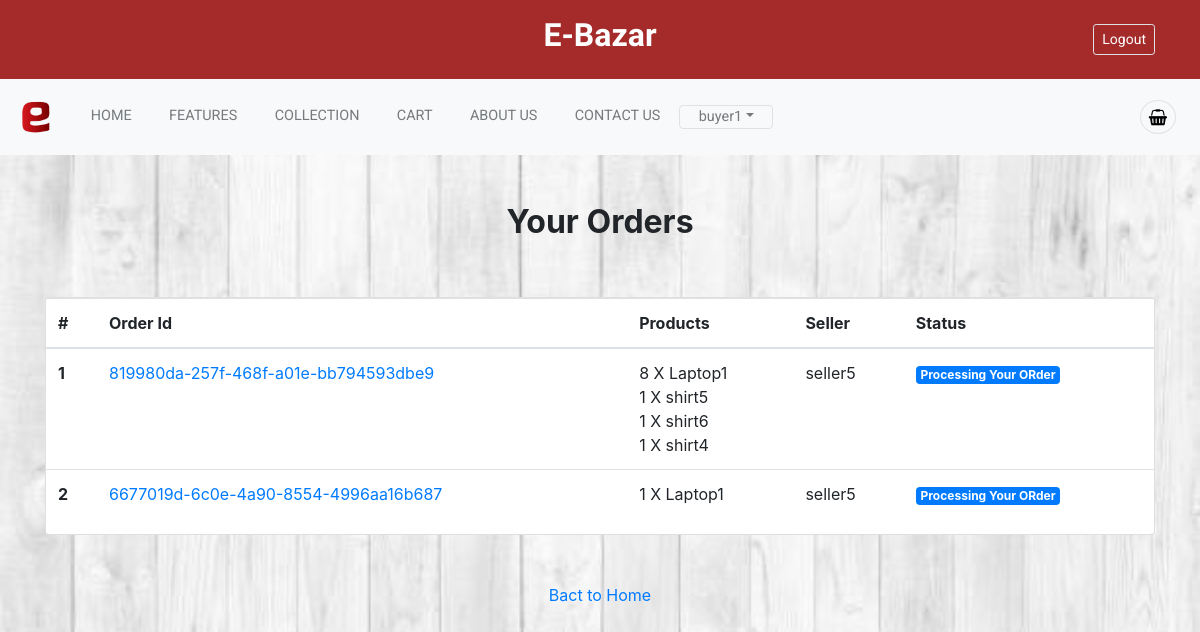
Page /payment/orders/ (signed in) on the earlier database version.
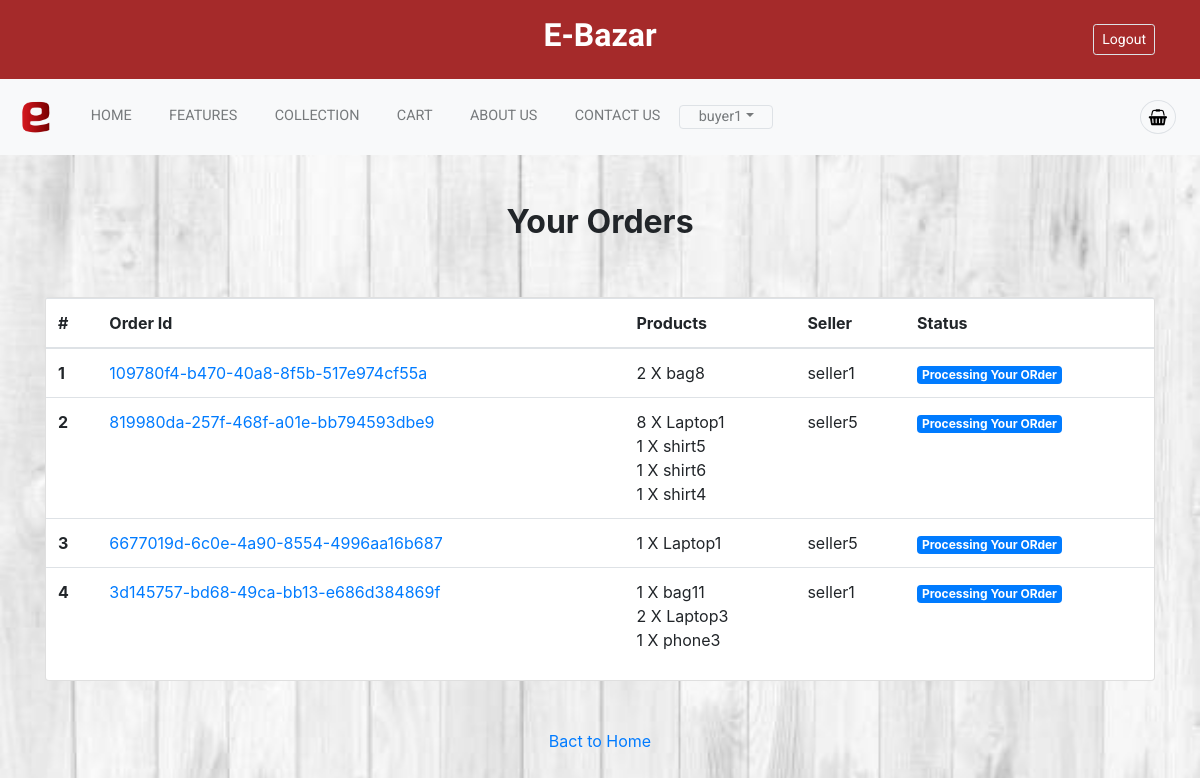
Same page on the later database version.
### App_Login/models.py (models this page shows)
class User(AbstractUser):
    is_seller = models.BooleanField(default=False)
    is_buyer = models.BooleanField(default=False)

### App_Order/models.py (models this page shows, shortened)
class Order(models.Model):
    orderitems = models.ManyToManyField(Cart)
    user = models.ForeignKey(settings.AUTH_USER_MODEL, on_delete=models.CASCADE)
    seller = models.ForeignKey(settings.AUTH_USER_MODEL, on_delete=models.CASCADE, related_name="order_seller_name",null=True)
    ordered = models.BooleanField(default=False)
    created = models.DateTimeField(auto_now_add=True)
    paymentId = models.CharField(max_length=264, blank=True, null=True)
    orderId = models.CharField(max_length=200, blank=True, null=True)

class Cart(models.Model):
    user = models.ForeignKey(settings.AUTH_USER_MODEL, on_delete=models.CASCADE, related_name="cart")
    item = models.ForeignKey(Product, on_delete=models.CASCADE,related_name='cart_product')
    quantity = models.IntegerField(default=1)
    purchased = models.BooleanField(default=False)
    created = models.DateTimeField(auto_now_add=True)
    updated = models.DateTimeField(auto_now=True)
    cupon=models.BooleanField(default=False)
    seller = models.ForeignKey(settings.AUTH_USER_MODEL, on_delete=models.CASCADE, related_name="cart_seller_name",null=True)
    def __str__(self):
        return f'{self.quantity} X {self.item}'

### App_Shop/models.py (models this page shows)
class Product(models.Model):
    seller=models.ForeignKey(User,on_delete=models.CASCADE,related_name='seller_name')
    category = models.ForeignKey(Category, on_delete=models.CASCADE, related_name='category')
    mainimage = models.ImageField(upload_to='Products')
    name = models.CharField(max_length=264)
    preview_text = models.TextField(max_length=200, verbose_name='Preview Text')
    detail_text = models.TextField(max_length=1000, verbose_name='Description')
    price = models.FloatField()
    old_price = models.FloatField(default=0.00)
    cupon_number=models.CharField(max_length=100,blank=True,null=True)
    cupon_offer=models.PositiveIntegerField(default=0,blank=True)
    created = models.DateTimeField(auto_now_add=True)
    def __str__(self):
        return self.name
    class Meta:
        ordering = ['-created',]

### App_Payment/views.py (the view)
# urls.py: path('orders/', views.order_view, name="orders"),
@login_required
def order_view(request):
    orders= Order.objects.filter(user=request.user, ordered=True)
    if orders.exists():
        return render(request,'App_Payment/order.html',context={'orders':orders})
    else:
        messages.warning(request, "You do no have an active order")
        return HttpResponseRedirect(reverse('main'))

### templates/App_Payment/order.html
{% extends 'base.html' %}
{% block body_block %}
<div class="container mt-5">
  <h2 class="text-center"><strong>{% if customer %}
    Customer Orders
  {% else %}
   Your Orders
  {% endif %}  </strong></h2>
  <div class="row">
    <div class="col-md-12">
      <div class="card mt-5" style="height:auto">
        <div class="table-responsive">
          <table class="table">
            <thead>
              <tr>
                <th scope="col">#</th>
                <th scope="col">Order Id</th>
                <th scope="col">Products</th>
                <th scope="col">{% if customer %}
                  Buyer
                {% else %}
                Seller
                {% endif %}  </th>
                <th scope="col">Status</th>
              </tr>
            </thead>
            <tbody>
              {% for order in orders %}
              <tr>
                <th scope="row">{{ forloop.counter }}</th>
                <td><a href="#">{{ order.orderId }}</a></td>
                <td>
                  {% for item in order.orderitems.all %} {{item}} <br> {% endfor %}
                </td>
                <td>
                {% if customer %}
                {{order.user}}
                {% else %}
                {{order.seller}}
                {% endif %}
                </td>
                <td><span class="badge badge-primary">
                  {% if customer %}
                  Payment Done
                {% else %}
                Processing Your ORder
                {% endif %}
                </span></td>
              </tr>
              {% endfor %}
            </tbody>
          </table>
        </div>
      </div>
    </div>
    <div class="col-md-12 my-5 text-center">
      <a href="{% url 'App_Shop:home_product' %}">Bact to Home</a>
    </div>
  </div>
</div>
{% endblock %}

### templates/base.html (shortened to what this page needs)
<!DOCTYPE html>
{% load static %}
<html lang="en" dir="ltr">
<head>
  <link rel="stylesheet" href="https://stackpath.bootstrapcdn.com/bootstrap/4.3.1/css/bootstrap.min.css">
  <link rel="stylesheet" href="https://cdnjs.cloudflare.com/ajax/libs/font-awesome/4.7.0/css/font-awesome.css" />
  <link rel="stylesheet" href="{% static 'css/style.css' %}">
  <link rel="stylesheet" type="text/css" href="//cdn.jsdelivr.net/npm/slick-carousel@1.8.1/slick/slick.css"/>
  <link rel="stylesheet" href="https://cdnjs.cloudflare.com/ajax/libs/Glide.js/3.4.1/css/glide.core.css">
  <link rel="stylesheet" href="https://cdnjs.cloudflare.com/ajax/libs/Glide.js/3.4.1/css/glide.theme.css">
</head>
<body>
  {% include 'nav1.html' %}
    {% block body_block %} {% endblock %}
</body>
</html>

### templates/nav1.html (shortened to what this page needs)
<header style="position: sticky;top: 0;z-index: 10;">
    <div class="container">
        <div class="row">
            <div class="col-md-4 col-sm-12 col-12">
            </div>
            <div class="col-md-4 col-12 text-center">
                <h2 class="my-md-3 site-title " style="color: white;font-weight: bold;">E-Bazar</h2>
            </div>
            <div class="col-md-4 col-12 text-right">
                {% if request.user.is_authenticated %}
                <div class="btn-group text-white" style="font-size: 24px;">
                    <a href="{% url 'App_Login:logout' %}" class="btn btn-sm border  my-md-4 my-2 text-white"  >Logout</a>
                </div>
                {% endif %}
            </div>
        </div>
    </div>
    <div  >
        <nav class="navbar navbar-expand-lg navbar-light bg-light " >
            <a class="navbar-brand" href="{% url 'App_Login:home' %}">
              <div style="width: 40px;">
                <img src="/media/img/logo.png" class="w-100 h-100" alt="">
              </div>
            </a>
            <div class="collapse navbar-collapse" id="navbarNav">
              <ul class="navbar-nav ">
                <li class="nav-item active">
                  <a class="nav-link" href="{% url 'App_Login:home' %}">HOME <span class="sr-only">(current)</span></a>
                </li>
                <li class="nav-item">
                  <a class="nav-link" href="{% url 'App_Shop:products' %}">FEATURES</a>
                </li>
                <li class="nav-item">
                  <a class="nav-link" href="{% url 'App_Shop:collection' %}">COLLECTION</a>
                </li>
                {% if user.buyer %}
                <li class="nav-item">
                  <a class="nav-link " href="{% url 'App_Order:cart' %}" >CART</a>
                </li>
                {% endif %}
                <li class="nav-item">
                  <a class="nav-link" href="{% url 'App_Shop:about' %}" >ABOUT US</a>
                </li>
                <li class="nav-item">
                  <a class="nav-link" href="{% url 'App_Shop:contact' %}" >CONTACT US</a>
                </li>
                {% if request.user.is_authenticated %}
                <li class="nav-item dropdown">
                    <a class="nav-link border btn dropdown-toggle" href="#" id="navbarDropdown" role="button" data-toggle="dropdown" aria-haspopup="true" aria-expanded="false" style="text-decoration: none;color: #2b3032a1;"> {{request.user.username}}</a>
                  </li>
                {% endif %}
              </ul>
            </div>
            <div class="navbar-nav">
              {% if request.user.is_authenticated %}
              {% if user.is_buyer %}
              <li class="nav-item border rounded-circle mx-2 search-icon">
               <a href="{% url 'App_Order:cart' %}" style="color: black;"><i class="fa fa-shopping-basket p-2" aria-hidden="true"></i></a>
              </li>
              {% endif %}
              {% endif %}
            </div>
          </nav>
    </div>
</header>

### static/css/style.css (style rules this page uses)
* { margin: 0px; padding: 0px; box-sizing: border-box; }
:root { --primary-color: maroon; --light-gray: #2b3032a1; --border: #2b303218; --text-color: #ff686b; --roboto: "Roboto", san-serif; --gugi: "Gugi", cursive; --sofia: "Sofia", cursive; }
body { background-image: url("/media/image/back1.jpg"); background-size: cover; background-attachment: fixed; }
header { background-color: brown; font-family: var(--roboto); }
header .site-title { font-family: var(--gugi); }
.navbar-nav { padding: 0.8em 0em; }
.navbar-nav .nav-link { font-size: 0.9em; color: var(--light-gray) !important; }
.navbar-nav .nav-item .nav-link { padding: 0 1.3em; }
.card { height: 350px; }
:root { --primary: #ff4545; --white: #fff; --black: #222; --grey1: #3a3b3c; --grey2: #828282; }

Differences in the rows shown:
now on this page (row edited): Order: orderId "109780f4-b470-40a8-8f5b-517e974cf55a", seller "seller1"
now on this page (row edited): Cart: quantity+item "2 X bag8", shown under "109780f4-b470-40a8-8f5b-517e974cf55a"
added Order: orderId "3d145757-bd68-49ca-bb13-e686d384869f", seller "seller1"
added Cart: quantity+item "1 X bag11", shown under "3d145757-bd68-49ca-bb13-e686d384869f"
added Cart: quantity+item "2 X Laptop3", shown under "3d145757-bd68-49ca-bb13-e686d384869f"
added Cart: quantity+item "1 X phone3", shown under "3d145757-bd68-49ca-bb13-e686d384869f"
